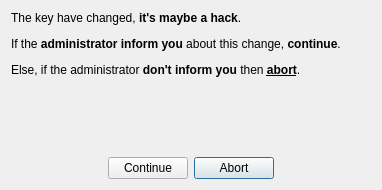
<?xml version="1.0" encoding="UTF-8"?>
<ui version="4.0">
 <class>SslCert</class>
 <widget class="QDialog" name="SslCert">
  <property name="geometry">
   <rect>
    <x>0</x>
    <y>0</y>
    <width>382</width>
    <height>190</height>
   </rect>
  </property>
  <property name="windowTitle">
   <string>Security problem</string>
  </property>
  <layout class="QVBoxLayout" name="verticalLayout">
   <item>
    <widget class="QLabel" name="label">
     <property name="text">
      <string>&lt;html&gt;&lt;head/&gt;&lt;body&gt;&lt;p&gt;The key have changed, &lt;span style=&quot; font-weight:600;&quot;&gt;it's maybe a hack&lt;/span&gt;.&lt;/p&gt;&lt;p&gt;If the &lt;span style=&quot; font-weight:600;&quot;&gt;administrator inform you&lt;/span&gt; about this change, &lt;span style=&quot; font-weight:600;&quot;&gt;continue&lt;/span&gt;.&lt;/p&gt;&lt;p&gt;Else, if the administrator &lt;span style=&quot; font-weight:600;&quot;&gt;don't inform you&lt;/span&gt; then &lt;span style=&quot; font-weight:600; text-decoration: underline;&quot;&gt;abort&lt;/span&gt;.&lt;/p&gt;&lt;/body&gt;&lt;/html&gt;</string>
     </property>
     <property name="wordWrap">
      <bool>true</bool>
     </property>
    </widget>
   </item>
   <item>
    <spacer name="verticalSpacer">
     <property name="orientation">
      <enum>Qt::Vertical</enum>
     </property>
     <property name="sizeHint" stdset="0">
      <size>
       <width>20</width>
       <height>40</height>
      </size>
     </property>
    </spacer>
   </item>
   <item>
    <layout class="QHBoxLayout" name="horizontalLayout">
     <item>
      <spacer name="horizontalSpacer">
       <property name="orientation">
        <enum>Qt::Horizontal</enum>
       </property>
       <property name="sizeHint" stdset="0">
        <size>
         <width>40</width>
         <height>20</height>
        </size>
       </property>
      </spacer>
     </item>
     <item>
      <widget class="QPushButton" name="pushButton_continue">
       <property name="text">
        <string>Continue</string>
       </property>
      </widget>
     </item>
     <item>
      <widget class="QPushButton" name="pushButton_abort">
       <property name="text">
        <string>Abort</string>
       </property>
       <property name="default">
        <bool>true</bool>
       </property>
      </widget>
     </item>
     <item>
      <spacer name="horizontalSpacer_2">
       <property name="orientation">
        <enum>Qt::Horizontal</enum>
       </property>
       <property name="sizeHint" stdset="0">
        <size>
         <width>40</width>
         <height>20</height>
        </size>
       </property>
      </spacer>
     </item>
    </layout>
   </item>
  </layout>
 </widget>
 <resources/>
 <connections/>
</ui>
